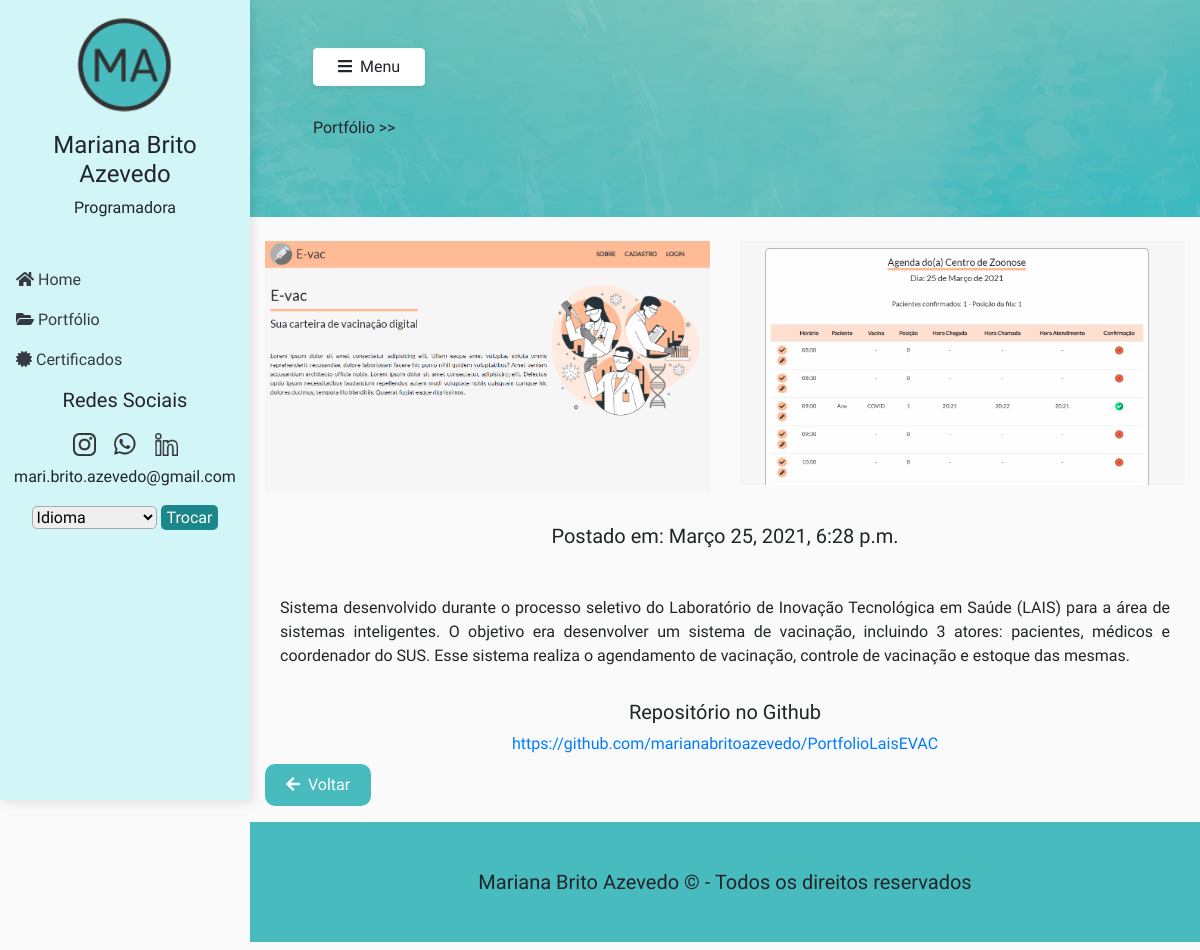
Screenshot of /portfolio/post/sistema-e-vac with the database file from the repository.
### port/models.py (models this page shows, shortened)
class PortfolioOK(models.Model):
    img_card = models.ImageField(upload_to='port/images', verbose_name='Imagem Card', null=True, blank=True)
    img_1 = models.ImageField(upload_to='port/images', verbose_name='Imagem 1', null=True, blank=True)
    img_2 = models.ImageField(upload_to='port/images', verbose_name='Imagem 2', null=True, blank=True)
    titulo_port = models.CharField('Título português', max_length=200)
    titulo_ing = models.CharField('Título inglês', max_length=200)
    slug = models.SlugField('Atalho')
    texto_port = models.TextField('Texto português')
    texto_ing = models.TextField('Texto inglês')
    tecnologias = models.TextField('Tecnologias', null=True, blank=True)
    published_date = models.DateTimeField(default=timezone.now)
    link_rep = models.CharField('Link Git', max_length=200, null=True, blank=True)
    class Meta:
        verbose_name = 'Postagem OK'
        verbose_name_plural = 'Postagens OK'
        ordering = ['published_date']

### port/views.py (the view)
# urls.py: path('post/<slug>', views.details, name='details'),
def details(request, slug):
    post = get_object_or_404(PortfolioOK, slug=slug)
    template_name = 'port/details.html'
    context = {
        'post': post
    }
    return render(request, template_name, context)

### port/templates/port/details.html (shortened to what this page needs)
{% load static %}
{% load i18n %}
{% get_current_language as LANGUAGE_CODE %}
<!DOCTYPE html>
<html lang="en">
<head>
    <link rel="stylesheet" href="{% static 'css/bootstrap.css' %}">
    <link rel="stylesheet" href="{% static 'css/style.css' %}">
    <link rel="stylesheet" href="{% static 'css/fontawesome.css' %}">
</head>
<body>
    {% if LANGUAGE_CODE == 'pt-br' %}
    <div class="vertical-nav" id="sidebar">
        <div class="py-3 px-3 mb-2">
            <div class="media d-flex align-items-center"><img class="mx-auto mb-3" src="{% static 'img/logo.PNG' %}" alt=""></div>
            <div class="media-body">
                <h4 class="text-center">Mariana Brito Azevedo</h4>
                <p class="text-center">Programadora</p>
            </div>
        </div>
        <ul class="nav flex-column mb-0">
            <li class="nav-item">
                <a href="{% url 'core:index' %}" class="nav-link text-dark">
                    <i class="fas fa-home"></i> Home
                </a>
            </li>
            <li class="nav-item">
                <a href="{% url 'port:index' %}" class="nav-link text-dark">
                    <i class="fas fa-folder-open"></i> Portfólio
                </a>
            </li>
            <li class="nav-item">
                <a href="{% url 'port:certificado' %}" class="nav-link text-dark">
                    <i class="fas fa-certificate"></i> Certificados
                </a>
            </li>
        </ul>
        <h5 class="py-2 text-center">Redes Sociais</h5>
        <div class="social-media d-flex justify-content-center mx-auto" style="display: inline-block;">
            <a href="https://instagram.com/maribazevedo_/" target="_blank"><img src="{% static 'img/insta.png' %}" alt="" class="mx-1"></a>
            <a href="https://api.whatsapp.com/send?phone=5584988234626" target="_blank"><img src="{% static 'img/wpp.png' %}" alt="" class="mx-1"></a>
            <a href="https://www.linkedin.com/in/mariana-brito-azevedo/" target="_blank"><img src="{% static 'img/linkedin.png' %}" alt="" class="mx-1"></a>
        </div>
        <p class="text-center mt-1">mari.brito.azevedo@gmail.com</p>
        <div class="d-flex justify-content-center mx-auto">
            <form action="{% url 'set_language' %}" method="post">{% csrf_token %}
                <select name="language" style="outline: 0; border: 1px solid #aaaaaa; border-radius: 5px;">
                    <option value="" selected disabled>Idioma</option>
                    {% get_current_language as LANGUAGE_CODE %}
                </select>
                <input type="submit" value="Trocar" style="height: 25px; background-color: #1c878a; color: white; outline: 0; border: 0; border-radius: 5px; cursor: pointer;"/>
            </form>
        </div>
    </div>
                            {% get_current_language as LANGUAGE_CODE %}
    <div class="page-content p-5" id="content">
        <div class="container">
            <div class="inicio" id="home">
                <button id="sidebarCollapse" type="button" class="btn btn-light bg-white rounded-pill shadow-sm px-4 mb-4"><i class="fa fa-bars mr-2"></i>Menu</button>
                <h6 class="py-2">Portfólio >> {{post.tittulo_port}}</h6>
                <h1 class="pt-2">{{post.tittulo_port}}</h1>
            </div>
        </div>
    </div>
    <div class="page-content-port" id="content2" style="background-color: #fafafa;">
        <div class="container">
            <div class="row mt-4">
                <div class="col-md-6">
                    <img class="mb-2" src="{{post.img_1.url}}" alt="" style="width: 100%;">
                </div>
                <div class="col-md-6">
                    <img class="mb-2" src="{{post.img_2.url}}" alt="" style="width: 100%;">
                </div>
            </div>
            <div class="col-12">
                <h5 class="text-center pt-4">Postado em: {{post.published_date}}</h5>
            </div>
            <div class="col-12 text-justify pt-4">
                <p>{{post.texto_port|linebreaks}}</p>
            </div>
            {% if post.link_rep %}
            <div class="text-center">
                <h5 class="pt-3 text-center">Repositório no Github</h5>
                <a href="{{post.link_rep}}" class="text-center">{{post.link_rep}}</a>
            </div>
            {% endif %}
            <button class="btn button-port mb-3 mt-2"><a href="{% url 'port:index' %}" style="color: white; text-decoration: none;"><i class="fas fa-arrow-left mr-2"></i>Voltar</a></button>
        </div>
    </div>
    <div class="page-footer" id="content3" style="background-color: #48BBBE;">
        <div class="container">
            <h5 class="py-5 text-center">Mariana Brito Azevedo &copy - Todos os direitos reservados</h5>
        </div>
    </div>
    {% endif %}
</body>
</html>

### core/static/css/style.css (style rules this page uses)
* { font-family: 'Asap', sans-serif; scroll-behavior: smooth; }
body { background: #fafafa; min-height: 100vh; overflow-x: hidden; }
.vertical-nav { min-width: 250px; width: 250px; height: 100vh; position: fixed; top: 0; left: 0; box-shadow: 3px 3px 10px rgba(0, 0, 0, 0.1); transition: all 0.4s; background-color: #d2f6f7; }
.social-media img { width: 33px; padding: 5px; border-radius: 4px; }
.page-content { width: calc(100% - 250px); margin-left: 250px; transition: all 0.4s; background-image: url(../img/bg-verde.jpg); background-position: center; }
.page-content-sobre, .page-footer, .page-content-port { width: calc(100% - 250px); margin-left: 250px; transition: all 0.4s; }
.media img { width: 100px; border-radius: 50%; }
.button-port { background-color: #48BBBE !important; color: #fff; padding: 8px 20px; border-radius: 10px; transition: 0.4s; }

### rows the page displays
PortfolioOK: img_1 (picture), img_2 (picture), published_date "Março 25, 2021, 6:28 p.m.", texto_port "Sistema desenvolvido durante o processo seletivo do Laboratório de Inovação Tecnológica em Saúde (LAIS) para a área de sistemas inteligentes. O objetivo era desenvolver um sistema de vacinação, incluindo 3 atores: pacientes, médicos e coordenador do SUS. Esse sistema realiza o agendamento de vacinação, controle de vacinação e estoque das mesmas.", link_rep "https://github.com/marianabritoazevedo/PortfolioLaisEVAC"
